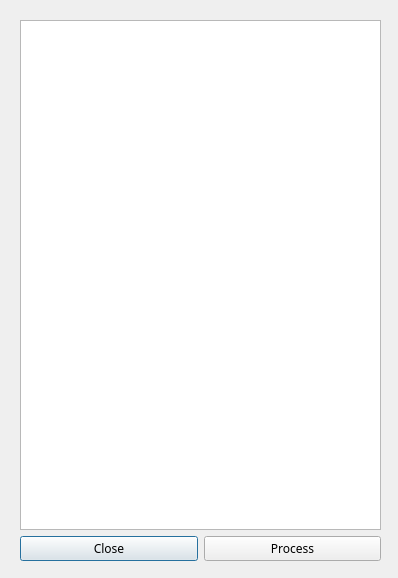
<?xml version="1.0" encoding="UTF-8"?>
<ui version="4.0">
 <class>Dialog</class>
 <widget class="QDialog" name="Dialog">
  <property name="geometry">
   <rect>
    <x>0</x>
    <y>0</y>
    <width>398</width>
    <height>578</height>
   </rect>
  </property>
  <property name="font">
   <font>
    <family>Myriad Set</family>
   </font>
  </property>
  <property name="windowTitle">
   <string>Supply and Demand File Checking</string>
  </property>
  <widget class="QWidget" name="layoutWidget">
   <property name="geometry">
    <rect>
     <x>20</x>
     <y>20</y>
     <width>361</width>
     <height>541</height>
    </rect>
   </property>
   <layout class="QGridLayout" name="gridLayout">
    <item row="0" column="0" colspan="2">
     <widget class="QTextEdit" name="textEdit">
      <property name="focusPolicy">
       <enum>Qt::ClickFocus</enum>
      </property>
     </widget>
    </item>
    <item row="1" column="0">
     <widget class="QPushButton" name="pushButton_4">
      <property name="focusPolicy">
       <enum>Qt::ClickFocus</enum>
      </property>
      <property name="text">
       <string>Close</string>
      </property>
     </widget>
    </item>
    <item row="1" column="1">
     <widget class="QPushButton" name="pushButton_5">
      <property name="focusPolicy">
       <enum>Qt::ClickFocus</enum>
      </property>
      <property name="text">
       <string>Process</string>
      </property>
     </widget>
    </item>
   </layout>
  </widget>
 </widget>
 <resources/>
 <connections/>
</ui>
